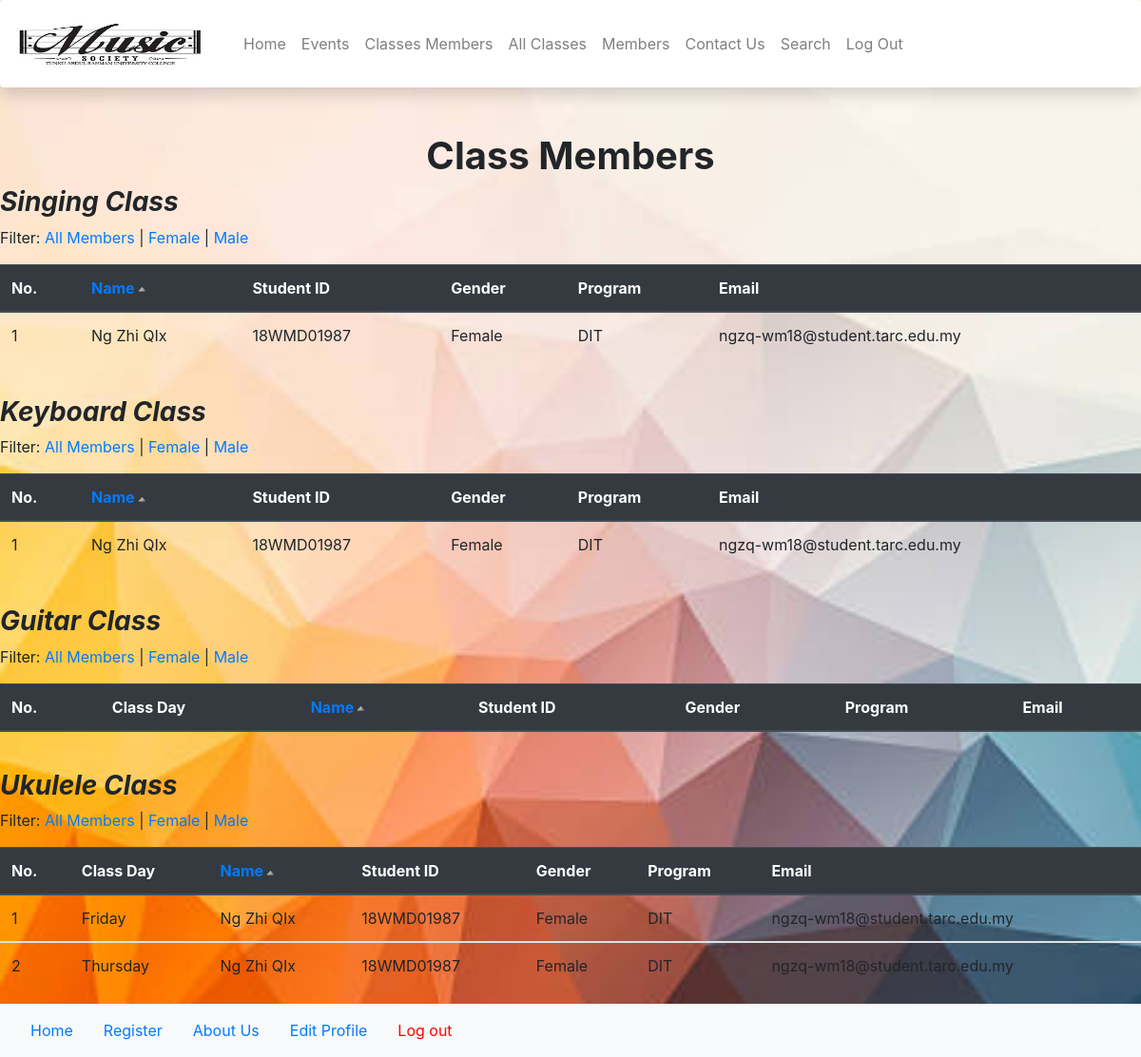
Page /classMembers.php on the committed database.
### tables this page shows
CREATE TABLE `joinclass` (
  `Join_ID` int(10) NOT NULL,
  `StudentID` varchar(30) NOT NULL,
  `Class_ID` int(10) NOT NULL
);

CREATE TABLE `memberslist` (
  `Name` varchar(30) NOT NULL,
  `StudentID` varchar(10) NOT NULL,
  `ICNo` varchar(14) NOT NULL,
  `Gender` char(1) NOT NULL,
  `Phone` varchar(11) NOT NULL,
  `Program` varchar(3) NOT NULL,
  `Email` varchar(50) NOT NULL,
  `Password` varchar(100) NOT NULL,
  `user_level` int(1) NOT NULL,
  `status` int(1) NOT NULL DEFAULT '0'
);

CREATE TABLE `class` (
  `Class_ID` int(10) NOT NULL,
  `Class_Type` varchar(30) NOT NULL,
  `Class_Date` varchar(12) NOT NULL,
  `Class_StartTime` varchar(12) NOT NULL,
  `Class_EndTime` varchar(12) NOT NULL,
  `Class_Venue` varchar(30) DEFAULT NULL,
  `Class_size` int(2) NOT NULL,
  `Class_Level` varchar(500) NOT NULL
);

### classMembers.php (the view, shortened to what this page needs)
<?php
$f = isset($_GET['f']) ? $_GET['f'] : '';
$fp = isset($_GET['fp']) ? $_GET['fp'] : '';
$o = isset($_GET['o']) ? $_GET['o'] : 'DESC';
$o = ($o == 'DESC') ? 'ASC' : 'DESC';
$img = $o . '.png';
?>
<!DOCTYPE html>
<html lang="en">
    <?php include 'Admin-header.php'; ?>
    <div class="mx-auto text-center" style="width:500px;">
        <h1><b>Class Members</b></h1>
    </div>
    <h3><b><em>Singing Class </em></b></h3>
    <p>Filter: <a href="classMembers.php">All Members </a>
        | <a href="classMembers.php?f=F">Female </a>
        | <a href="classMembers.php?f=M">Male </a>
    </p>
    <table class="table table-hover">
        <thead class="thead-dark">
            <tr>
                <th>No.</th>
                <th><a href="classMembers.php?<?php echo"fp=$fp&f=$f&o=$o" ?>">Name<img src="image/<?php echo $img ?>"></a></th>
                <th>Student ID</th>
                <th>Gender</th>
                <th>Program</th>
                <th>Email</th>
            </tr>
        </thead>
        <?php
        include 'conn.php';
        $g = array('F' => 'Female', 'M' => 'Male');
        $sql = "select * from memberslist m, joinclass j, class c where m.StudentID = j.StudentID AND j.Class_ID = c.Class_ID AND c.Class_ID = 1 AND Gender like '{$f}%' order by Name $o";
        $r = mysqli_query($link, $sql);
        $i = 0;
        while ($row = mysqli_fetch_array($r)) {
            echo "<tr><td>". ($i+1) ."</td>
                          <td>{$row['Name']}</td>
                          <td>{$row['StudentID']}</td>
                          <td>{$g[$row['Gender']]}</td>
                          <td>{$row['Program']}</td>
                          <td>{$row['Email']}</td>
                          </tr></tbody>";
            $i++;
        }
        ?>
    </table>
    <br>
    <h3><b><em>Keyboard Class</em></b></h3>
    <p>Filter: <a href="classMembers.php">All Members </a>
        | <a href="classMembers.php?f=F">Female </a>
        | <a href="classMembers.php?f=M">Male </a>
    </p>
    <table class="table table-hover">
        <thead class="thead-dark">
            <tr>
                <th>No.</th>
                <th><a href="classMembers.php?<?php echo"fp=$fp&f=$f&o=$o" ?>">Name<img src="image/<?php echo $img ?>"></a></th>
                <th>Student ID</th>
                <th>Gender</th>
                <th>Program</th>
                <th>Email</th>
            </tr>
        </thead>
        <?php
        include 'conn.php';
        $g = array('F' => 'Female', 'M' => 'Male');
        $sql = "select * from memberslist m, joinclass j, class c where m.StudentID = j.StudentID AND j.Class_ID = c.Class_ID AND c.Class_ID = 4 AND Gender like '{$f}%' order by Name $o";
        $r = mysqli_query($link, $sql);
        $i = 0;
        while ($row = mysqli_fetch_array($r)) {
            echo "<tr><td>". ($i+1) ."</td>
                          <td>{$row['Name']}</td>
                          <td>{$row['StudentID']}</td>
                          <td>{$g[$row['Gender']]}</td>
                          <td>{$row['Program']}</td>
                          <td>{$row['Email']}</td>
                          </tr></tbody>";
            $i++;
        }
        ?>
    </table>
    <br>
    <h3><b><em>Guitar Class</em></b></h3>
    <p>Filter: <a href="classMembers.php">All Members </a>
        | <a href="classMembers.php?f=F">Female </a>
        | <a href="classMembers.php?f=M">Male </a>
    </p>
    <table class="table table-hover">
        <thead class="thead-dark">
            <tr>
                <th>No.</th>
                <th>Class Day</th>
                <th><a href="classMembers.php?<?php echo"fp=$fp&f=$f&o=$o" ?>">Name<img src="image/<?php echo $img ?>"></a></th>
                <th>Student ID</th>
                <th>Gender</th>
                <th>Program</th>
                <th>Email</th>
            </tr>
        </thead>
    </table>
    <br>
    <h3><b><em>Ukulele Class</em></b></h3>
    <p>Filter: <a href="classMembers.php">All Members </a>
        | <a href="classMembers.php?f=F">Female </a>
        | <a href="classMembers.php?f=M">Male </a>
    </p>
    <table class="table table-hover">
        <thead class="thead-dark">
            <tr>
                <th>No.</th>
                <th>Class Day</th>
                <th><a href="classMembers.php?<?php echo"fp=$fp&f=$f&o=$o" ?>">Name<img src="image/<?php echo $img ?>"></a></th>
                <th>Student ID</th>
                <th>Gender</th>
                <th>Program</th>
                <th>Email</th>
            </tr>
        </thead>
        <?php
        include 'conn.php';
        $g = array('F' => 'Female', 'M' => 'Male');
        $sql = "select * from memberslist m, joinclass j, class c where m.StudentID = j.StudentID AND j.Class_ID = c.Class_ID AND (c.Class_ID = 2 OR c.Class_ID = 3) AND Gender like '{$f}%' order by Name $o";
        $r = mysqli_query($link, $sql);
        $i = 0;
        while ($row = mysqli_fetch_array($r)) {
            echo "<tr><td>". ($i+1) ."</td>
                          <td>{$row['Class_Date']}</td>
                          <td>{$row['Name']}</td>
                          <td>{$row['StudentID']}</td>
                          <td>{$g[$row['Gender']]}</td>
                          <td>{$row['Program']}</td>
                          <td>{$row['Email']}</td>
                          </tr></tbody>";
            $i++;
        }
        ?>
    </table>
</body>
<?php include 'Admin-footer.php'; ?>
</html>

### Admin-header.php (shortened to what this page needs)
<head>
    <link rel="stylesheet" href="https://stackpath.bootstrapcdn.com/bootstrap/4.3.1/css/bootstrap.min.css">
</head>
<body>
    <header>
        <nav class="navbar navbar-expand-lg navbar-light bg-white shadow p-3 mb-5 rounded">
            <a class="navbar-brand" href="Home.php">
                <img src="image/logo.jpg" width="200" height="50" class="d-inline-block align-top" alt="">
            </a>
            <div class="collapse navbar-collapse" id="navbarNavAltMarkup">
                <div class="navbar-nav">
                    <a class="nav-item nav-link" href="edit.php" style="color: blueviolet;"><?php echo $_SESSION['admin'] ?></a>
                    <a class="nav-link" href="Home.php">Home</a>
                    <a class="nav-link" href="events.php">Events</a>
                    <a class="nav-link" href="classMembers.php">Classes Members</a>
                    <a class="nav-link" href="allclasses.php">All Classes</a>
                    <a class="nav-link" href="Admin-memberslist.php">Members</a>
                    <a class="nav-link" href="contact.php">Contact Us</a>
                    <a class="nav-link" href="search.php">Search</a>
                    <a class="nav-link" href="logout.php">Log Out</a>
                </div>
            </div>
        </nav>
    </header>

### Admin-footer.php
<footer>
    <nav class="navbar navbar-light bg-light">
        <ul class="nav">
            <li class="nav-item">
                <a class="nav-link" href="Home.php">Home</a>
            </li>
            <li class="nav-item">
                <a class="nav-link" href="register.php">Register</a>
            </li>
            <li class="nav-item">
                <a class="nav-link" href="aboutus.php">About Us</a>
            </li>
            <li class='nav-item'>
                <a class='nav-link' href='edit.php'>Edit Profile</a>
            </li>
            <li class="nav-item">
                <a class="nav-link" href="logout.php" style='color: red;'>Log out</a>
            </li>
        </ul>
    </nav>
</footer>

### Admin-header.php (style rules this page uses)
body { background-image: url("image/bg.jpg"); background-size: cover; }

### rows in the picture
joinclass: StudentID.Name "Ng Zhi QIx", StudentID "18WMD01987", StudentID.Gender "Female", StudentID.Program "DIT", StudentID.Email "ngzq-wm18@student.tarc.edu.my"
joinclass: StudentID.Name "Ng Zhi QIx", StudentID "18WMD01987", StudentID.Gender "Female", StudentID.Program "DIT", StudentID.Email "ngzq-wm18@student.tarc.edu.my"
joinclass: Class_ID.Class_Date "Friday", StudentID.Name "Ng Zhi QIx", StudentID "18WMD01987", StudentID.Gender "Female", StudentID.Program "DIT", StudentID.Email "ngzq-wm18@student.tarc.edu.my"
joinclass: Class_ID.Class_Date "Thursday", StudentID.Name "Ng Zhi QIx", StudentID "18WMD01987", StudentID.Gender "Female", StudentID.Program "DIT", StudentID.Email "ngzq-wm18@student.tarc.edu.my"
